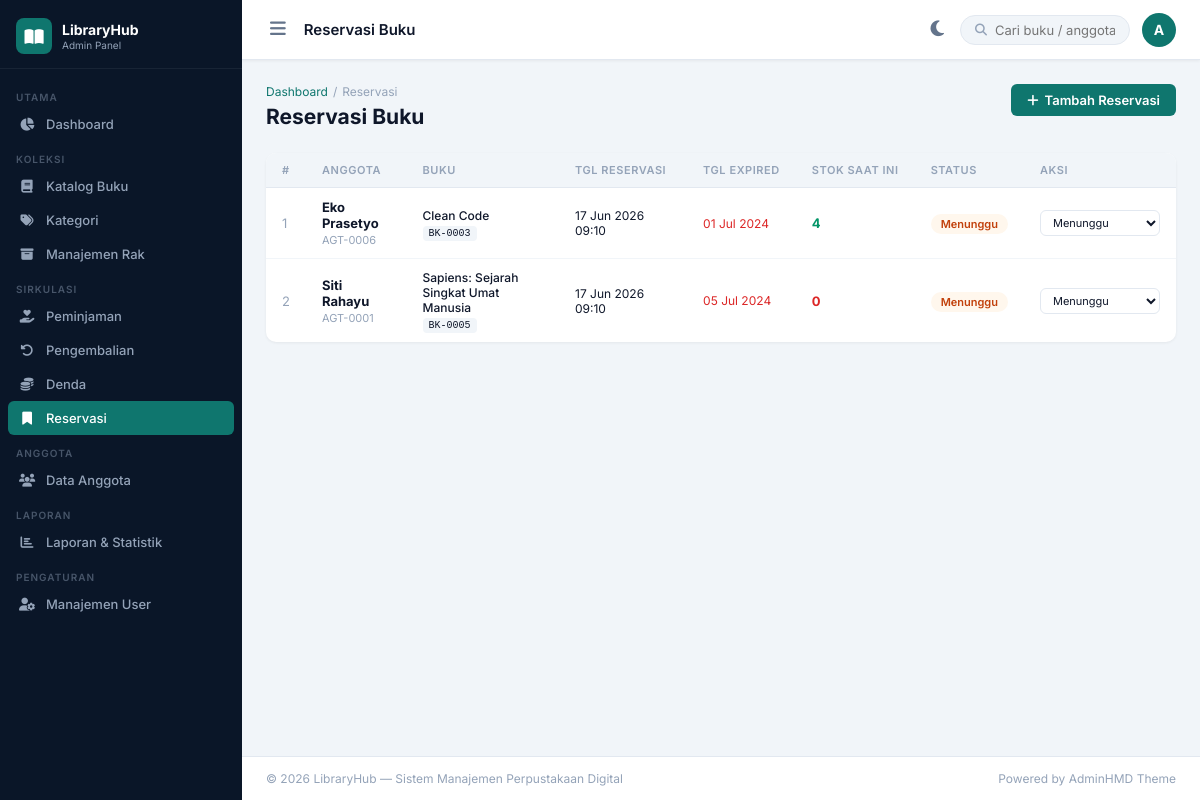
The page /pages/reservasi.php (signed in) on the database its author committed.
### tables this page shows
CREATE TABLE reservasi (
    id INT AUTO_INCREMENT PRIMARY KEY,
    anggota_id INT NOT NULL,
    buku_id INT NOT NULL,
    tgl_reservasi TIMESTAMP DEFAULT CURRENT_TIMESTAMP,
    tgl_expired DATE,
    status ENUM('menunggu','tersedia','diambil','batal','expired') DEFAULT 'menunggu',
    FOREIGN KEY (anggota_id) REFERENCES anggota(id),
    FOREIGN KEY (buku_id) REFERENCES buku(id)
);

CREATE TABLE anggota (
    id INT AUTO_INCREMENT PRIMARY KEY,
    no_anggota VARCHAR(20) NOT NULL UNIQUE,
    user_id INT,
    nama VARCHAR(100) NOT NULL,
    nik VARCHAR(20),
    tempat_lahir VARCHAR(50),
    tgl_lahir DATE,
    jenis_kelamin ENUM('L','P'),
    alamat TEXT,
    no_hp VARCHAR(20),
    email VARCHAR(100),
    jenis_anggota ENUM('siswa','mahasiswa','umum','guru','dosen') DEFAULT 'umum',
    instansi VARCHAR(100),
    tgl_daftar DATE DEFAULT (CURDATE()),
    tgl_aktif_sampai DATE,
    foto VARCHAR(255),
    status ENUM('aktif','nonaktif','ditangguhkan') DEFAULT 'aktif',
    created_at TIMESTAMP DEFAULT CURRENT_TIMESTAMP,
    FOREIGN KEY (user_id) REFERENCES users(id) ON DELETE SET NULL
);

CREATE TABLE buku (
    id INT AUTO_INCREMENT PRIMARY KEY,
    kode_buku VARCHAR(20) NOT NULL UNIQUE,
    judul VARCHAR(200) NOT NULL,
    pengarang VARCHAR(150) NOT NULL,
    penerbit VARCHAR(100),
    tahun_terbit YEAR,
    isbn VARCHAR(20),
    kategori_id INT,
    rak_id INT,
    jumlah_total INT DEFAULT 1,
    jumlah_tersedia INT DEFAULT 1,
    sinopsis TEXT,
    cover VARCHAR(255),
    bahasa VARCHAR(30) DEFAULT 'Indonesia',
    halaman INT,
    status ENUM('tersedia','habis','tidak_aktif') DEFAULT 'tersedia',
    created_at TIMESTAMP DEFAULT CURRENT_TIMESTAMP,
    updated_at TIMESTAMP DEFAULT CURRENT_TIMESTAMP ON UPDATE CURRENT_TIMESTAMP,
    FOREIGN KEY (kategori_id) REFERENCES kategori(id) ON DELETE SET NULL,
    FOREIGN KEY (rak_id) REFERENCES rak(id) ON DELETE SET NULL
);

### includes/auth.php (called while the page is built, shortened)
<?php
function e(mixed $s): string { return htmlspecialchars((string)$s, ENT_QUOTES, 'UTF-8'); }

### pages/reservasi.php (the view, shortened to what this page needs)
<?php
require_once __DIR__.'/../includes/header.php';
$db=getDB();
$rows=$db->query("
    SELECT r.*,a.nama AS anggota_nama,a.no_anggota,b.judul,b.kode_buku,b.jumlah_tersedia
    FROM reservasi r
    JOIN anggota a ON a.id=r.anggota_id
    JOIN buku b ON b.id=r.buku_id
    ORDER BY r.tgl_reservasi DESC
")->fetchAll();
$sbMap=['menunggu'=>'sb-warn','tersedia'=>'sb-ok','diambil'=>'sb-info','batal'=>'sb-gray','expired'=>'sb-err'];
?>
<div class="page-header">
  <div><div class="breadcrumb"><a href="../index.php">Dashboard</a><span class="sep">/</span> Reservasi</div>
  <h1 class="page-title">Reservasi Buku</h1></div>
  <button class="btn btn-primary" onclick="document.getElementById('modalRes').classList.add('open')"><i class="fas fa-plus"></i> Tambah Reservasi</button>
</div>
<div class="card">
  <div class="table-wrap">
    <table class="data-table">
      <thead><tr><th>#</th><th>Anggota</th><th>Buku</th><th>Tgl Reservasi</th><th>Tgl Expired</th><th>Stok Saat Ini</th><th>Status</th><th>Aksi</th></tr></thead>
      <tbody>
        <?php foreach($rows as $i=>$r): ?>
        <tr>
          <td style="color:var(--muted)"><?=$i+1?></td>
          <td><strong><?=e($r['anggota_nama'])?></strong><br><span style="font-size:11px;color:var(--muted)"><?=e($r['no_anggota'])?></span></td>
          <td><div style="font-weight:500;font-size:12px"><?=e($r['judul'])?></div><code style="font-size:10px"><?=e($r['kode_buku'])?></code></td>
          <td style="font-size:12px"><?=date('d M Y H:i',strtotime($r['tgl_reservasi']))?></td>
          <td style="font-size:12px;color:<?=strtotime($r['tgl_expired']??'9999-01-01')<time()?'#dc2626':'var(--text2)'?>"><?=$r['tgl_expired']?date('d M Y',strtotime($r['tgl_expired'])):'-'?></td>
          <td><span style="color:<?=$r['jumlah_tersedia']>0?'#059669':'#dc2626'?>;font-weight:700"><?=$r['jumlah_tersedia']?></span></td>
          <td><span class="status-badge <?=$sbMap[$r['status']]?>"><?=ucfirst($r['status'])?></span></td>
          <td style="white-space:nowrap">
            <select onchange="updateRes(<?=$r['id']?>,this.value)" class="form-control" style="width:120px;padding:4px 8px;font-size:11px">
              <?php foreach(['menunggu','tersedia','diambil','batal','expired'] as $s): ?>
              <option value="<?=$s?>" <?=$r['status']===$s?'selected':''?>><?=ucfirst($s)?></option>
              <?php endforeach; ?>
            </select>
          </td>
        </tr>
        <?php endforeach; if(empty($rows)): ?><tr><td colspan="8" style="text-align:center;padding:30px;color:var(--muted)">Tidak ada reservasi</td></tr><?php endif; ?>
      </tbody>
    </table>
  </div>
</div>
<?php require_once __DIR__.'/../includes/footer.php'; ?>

### assets/css/style.css (style rules this page uses)
*, *::before, *::after { box-sizing: border-box; margin: 0; padding: 0; }
:root { --primary: #0f766e; --primary-light: #14b8a6; --primary-dark: #0d5c57; --sidebar-bg: #0a1628; --sidebar-hover: #112240; --sidebar-active: #0f766e; --sidebar-text: #94a3b8; --sidebar-dim: #475569; --bg: #f1f5f9; --card: #fff; --topbar: #fff; --text: #0f172a; --text2: #64748b; --muted: #94a3b8; --border: #e2e8f0; --shadow: 0 1px 3px rgba(0, 0, 0, 0.06); --shadow-md: 0 4px 12px rgba(0, 0, 0, 0.08); --sidebar-w: 242px; --topbar-h: 60px; --r: 10px; --r-sm: 6px; }
html { font-size: 14px; }
body { font-family: "Inter", sans-serif; background: var(--bg); color: var(--text); display: flex; min-height: 100vh; overflow-x: hidden; }
.page-header { display: flex; align-items: flex-start; justify-content: space-between; margin-bottom: 24px; gap: 12px; flex-wrap: wrap; }
.page-title { font-size: 21px; font-weight: 700; }
.breadcrumb { display: flex; align-items: center; gap: 5px; font-size: 12px; color: var(--muted); margin-bottom: 5px; }
.breadcrumb a { color: var(--primary); text-decoration: none; }
.breadcrumb .sep { color: var(--muted); }
.btn { display: inline-flex; align-items: center; gap: 6px; padding: 8px 16px; border-radius: var(--r-sm); font-size: 13px; font-weight: 600; cursor: pointer; border: none; transition: all 0.15s; text-decoration: none; font-family: inherit; }
.btn-primary { background: var(--primary); color: #fff; }
.card { background: var(--card); border-radius: var(--r); box-shadow: var(--shadow); overflow: hidden; margin-bottom: 20px; }
.table-wrap { overflow-x: auto; }
.data-table { width: 100%; border-collapse: collapse; font-size: 13px; }
.data-table th { text-align: left; font-weight: 600; font-size: 11px; text-transform: uppercase; letter-spacing: 0.05em; color: var(--muted); padding: 10px 16px; border-bottom: 1px solid var(--border); background: var(--bg); white-space: nowrap; }
.data-table td { padding: 11px 16px; border-bottom: 1px solid #f1f5f9; vertical-align: middle; }
.data-table tr:last-child td { border-bottom: none; }
.data-table code { background: var(--bg); padding: 2px 6px; border-radius: 4px; font-size: 11px; }
.status-badge { font-size: 11px; font-weight: 600; padding: 3px 10px; border-radius: 20px; }
.sb-warn { background: #fff7ed; color: #c2410c; }
.form-control { width: 100%; padding: 9px 12px; border: 1px solid var(--border); border-radius: var(--r-sm); font-size: 13px; color: var(--text); background: var(--card); outline: none; transition: border-color 0.15s, box-shadow 0.15s; font-family: inherit; }

### rows shown on the page
reservasi: anggota.nama "Eko Prasetyo", anggota.no_anggota "AGT-0006", buku.judul "Clean Code", buku.kode_buku "BK-0003", tgl_reservasi "17 Jun 2026 09:10", tgl_expired "01 Jul 2024", buku.jumlah_tersedia "4", status "Menunggu", status+id "Menunggu"
reservasi: anggota.nama "Siti Rahayu", anggota.no_anggota "AGT-0001", buku.judul "Sapiens: Sejarah Singkat Umat Manusia", buku.kode_buku "BK-0005", tgl_reservasi "17 Jun 2026 09:10", tgl_expired "05 Jul 2024", buku.jumlah_tersedia "0", status "Menunggu", status+id "Menunggu"

### other values the page prints
$user['role'] "Admin"
$pageTitle "Reservasi Buku"
substr($user['nama'],0,1) "A"
